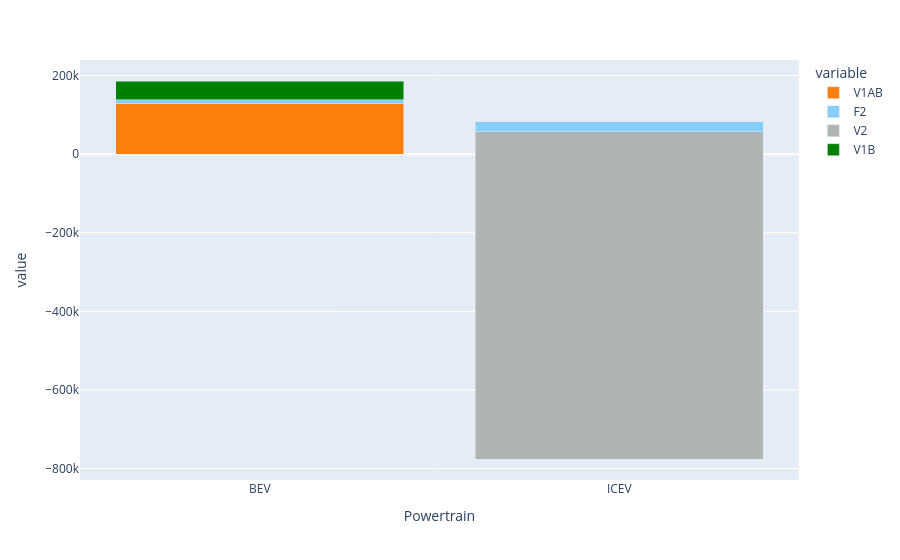

Here is the notebook cell this chart was saved with:
### Code cell
fig = px.bar(df_list[2], x="Powertrain", y= [ 'V1AB', 'F2', 'V2', 'V1B'],   
            #text='LC_kgCO2e_vkm' ,  # not working, using below annotation 
            barmode="stack",
            color_discrete_map=color_dict
            #facet_row="SSP", facet_col="v_year"
            )

fig.show()

### Figure 1 — Plotly figure (JSON) as saved in the notebook; plotly's stock layout.template omitted (floating-point values rounded to 4 significant figures)
{"data": [{"alignmentgroup": "True", "hovertemplate": "variable=V1AB<br>Powertrain=%{x}<br>value=%{y}<extra></extra>", "legendgroup": "V1AB", "marker": {"color": "#ff7f0e", "pattern": {"shape": ""}}, "name": "V1AB", "offsetgroup": "V1AB", "orientation": "v", "showlegend": true, "textposition": "auto", "type": "bar", "x": ["BEV", "ICEV"], "xaxis": "x", "y": [128700.0, 82660.0], "yaxis": "y"}, {"alignmentgroup": "True", "hovertemplate": "variable=F2<br>Powertrain=%{x}<br>value=%{y}<extra></extra>", "legendgroup": "F2", "marker": {"color": "lightskyblue", "pattern": {"shape": ""}}, "name": "F2", "offsetgroup": "F2", "orientation": "v", "showlegend": true, "textposition": "auto", "type": "bar", "x": ["BEV", "ICEV"], "xaxis": "x", "y": [9669.0, -858500.0], "yaxis": "y"}, {"alignmentgroup": "True", "hovertemplate": "variable=V2<br>Powertrain=%{x}<br>value=%{y}<extra></extra>", "legendgroup": "V2", "marker": {"color": "#aeb4b4", "pattern": {"shape": ""}}, "name": "V2", "offsetgroup": "V2", "orientation": "v", "showlegend": true, "textposition": "auto", "type": "bar", "visible": true, "x": ["BEV", "ICEV"], "xaxis": "x", "y": [null, 832700.0], "yaxis": "y"}, {"alignmentgroup": "True", "hovertemplate": "variable=V1B<br>Powertrain=%{x}<br>value=%{y}<extra></extra>", "legendgroup": "V1B", "marker": {"color": "green", "pattern": {"shape": ""}}, "name": "V1B", "offsetgroup": "V1B", "orientation": "v", "showlegend": true, "textposition": "auto", "type": "bar", "x": ["BEV", "ICEV"], "xaxis": "x", "y": [47820.0, null], "yaxis": "y"}], "layout": {"autosize": true, "barmode": "stack", "legend": {"title": {"text": "variable"}, "tracegroupgap": 0}, "margin": {"t": 60}, "xaxis": {"anchor": "y", "autorange": true, "domain": [0, 1], "range": [-0.5, 1.5], "title": {"text": "Powertrain"}, "type": "category"}, "yaxis": {"anchor": "x", "autorange": true, "domain": [0, 1], "range": [-829300.0, 239600.0], "title": {"text": "value"}, "type": "linear"}}}
